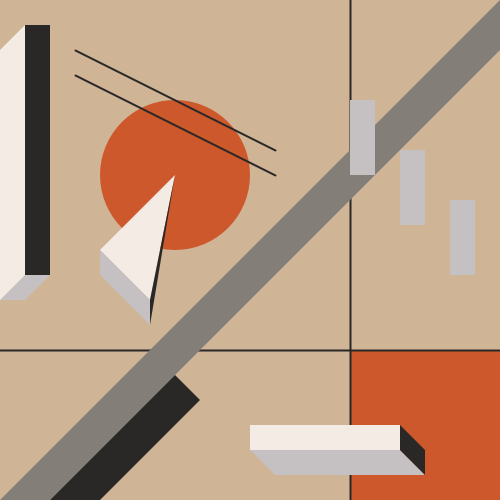
Frame 1 (no input)
Frame 60 (the mouse pressed at the canvas centre just before this capture): identical to frame 1, image omitted
Frame 120 (the mouse held since frame 60 and released just before this capture): identical to frame 1, image omitted

The Processing sketch that drew this single still picture (run headless with seeded random() and noise(); from frame 60 on, the mouse is pressed at the canvas centre):

// Processing sketch: processing_133021
// ── processing_133021.pde

//x values
float z1 = 0;
float x1 = 0;
float c1 = 0;
float v1 = 0;
float b1 = 0;
float n1 = 0;
float m1 = 0;
//y values
float z2 = 0;
float x2 = 0;
float c2 = 0;
float v2 = 0;
float b2 = 0;
float n2 = 0;
float m2 = 0;

void setup(){
 size(500, 500);
 //slows down the key press
  frameRate(15);
}

void draw(){
// static shapes
  //background
background(207, 180, 150);
//moving shapes
       if( keyPressed ){
       if( key == 'z' ){ z1= random(-250, 250); z2= random(-250, 250);}
       if( key == 'x' ){ x1= random(0, 450); x2= random(-25, 200);}
       if( key == 'c' ){ c1= random(-50, 250); c2= random(-50, 250);}
       if( key == 'v' ){ v1= random(-100, 300); v2= random(-175, 175);}
       if( key == 'b' ){ b1= random(-350, 50); b2= random(-125, 250);}
       if( key == 'n' ){ n1= random(-250, 75); n2= random(-425, 0);}
       if( key == 'm' ){ m1= random(-250, 75); m2= random(-425, 0);}
    }
  
//M = bottom right square and crosshair lines
fill(205, 88, 44);
rect(m1+350, m2+350, 150, 150);
stroke(41, 40, 38);
strokeWeight(2);
line(m1+350, m2+-500, m1+350, m2+1000);
line(m1+-500, m2+350, m1+1000, m2+350);
noStroke();

  
// Z = back most shapes diagonal lines
noStroke();
fill(131, 126, 120);
quad(z1+0, z2+500, z1+50, z2+500, z1+500, z2+50, z1+500, z2+0);
fill(41, 40, 38);
quad(z1+50, z2+500, z1+100, z2+500, z1+200, z2+400, z1+175, z2+375);

// C = circle and lines over circle
ellipseMode(CENTER);
fill(205, 88, 44);
ellipse(c1+175, c2+175, 150, 150);
stroke(41, 40, 38);
strokeWeight(2);
line(c1+75, c2+50, c1+275, c2+150);
line(c1+75, c2+75, c1+275, c2+175);
noStroke();

// X = left rectangle
fill(41, 40, 38);
rect(x1+25, x2+25, 25, 250);
fill(197, 193, 194);
quad(x1+25, x2+275, x1+0, x2+300, x1+25, x2+300, x1+50, x2+275);
fill(244, 235, 228);
quad(x1+25, x2+275, x1+0, x2+300, x1+0, x2+50, x1+25, x2+25);

// V = triangle
fill(244, 235, 228);
triangle(v1+175, v2+175, v1+150, v2+300, v1+100, v2+250);
fill(41, 40, 38);
triangle(v1+175, v2+175, v1+150, v2+325, v1+150, v2+300);
fill(197, 193, 194);
quad(v1+100, v2+250, v1+100, v2+275, v1+150, v2+325, v1+150, v2+300);

// B = series of rectangles on the right
fill(197, 193, 194);
rect(b1+350, b2+100, 25, 75);
rect(b1+400, b2+150, 25, 75);
rect(b1+450, b2+200, 25, 75);

// N = top most shapes bottom right rectangle
noStroke();
fill(244, 235, 228);
rect(n1+250, n2+425, 150, 25);
fill(197, 193, 194);
quad(n1+250, n2+450, n1+275, n2+475, n1+425, n2+475, n1+400, n2+450);
fill(41, 40, 38);
quad(n1+400, n2+425, n1+400, n2+450, n1+425, n2+475, n1+425, n2+450);
}
//My composition is inspired by El Lissitzky, an avante garde russian artist that inspired the constructivist and the Bauhaus. Most of his early work was very minimilist, only containing a few shapes and a strict color pallet of red, tans and grays. I used all of these minimilist ideas to create my own composition following a lot of unseen rules he creates for himself. Most of his work is set on some sort of grid, having each shape line up in a way. He also believes that the most powerful shape is the triangle, as seen in multiple of El Lissitzky’s works, it is suppose to represent strength and prosperity.
